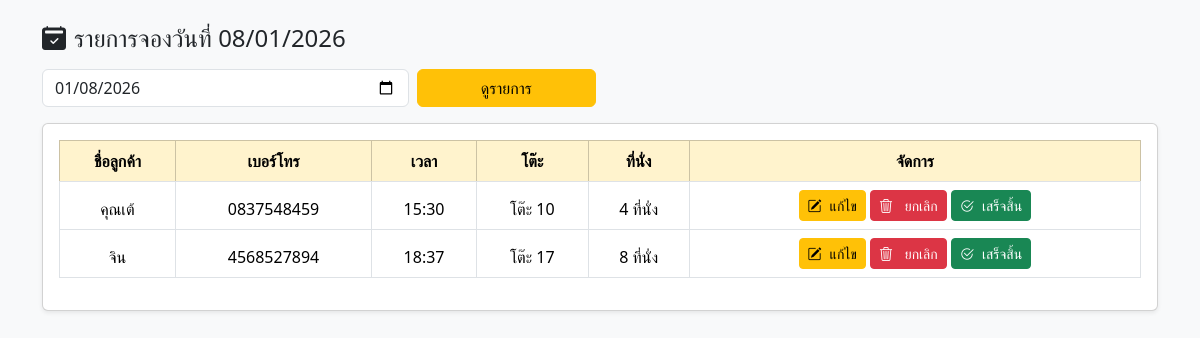
Page /storepage/lists.php?date=2026-01-08 on the committed database.
### tables this page shows
CREATE TABLE `reservations` (
  `id` int(11) NOT NULL,
  `customer_name` varchar(100) NOT NULL,
  `phone` varchar(20) DEFAULT NULL,
  `table_id` int(11) NOT NULL,
  `reservation_date` date NOT NULL,
  `reservation_time` time NOT NULL,
  `status` enum('confirmed','cancelled','completed') DEFAULT 'confirmed',
  `completed_at` datetime DEFAULT NULL,
  `created_by` int(11) DEFAULT NULL,
  `created_at` timestamp NOT NULL DEFAULT current_timestamp()
);

CREATE TABLE `tables` (
  `id` int(11) NOT NULL,
  `table_number` varchar(10) NOT NULL,
  `seat` int(11) NOT NULL,
  `position_x` int(11) NOT NULL,
  `position_y` int(11) NOT NULL,
  `status` enum('available','reserved','using') DEFAULT 'available'
);

### storepage/lists.php (the view, shortened to what this page needs)
<?php
require_once __DIR__ . "/../config/db.php";
$selected_date = $_GET['date'] ?? date('Y-m-d');
$sql = "
SELECT r.*, t.table_number, t.seat
FROM reservations r
JOIN tables t ON r.table_id = t.id
WHERE r.reservation_date = ?
AND r.status = 'confirmed'
ORDER BY r.reservation_time ASC
";
$stmt = $conn->prepare($sql);
$stmt->bind_param("s", $selected_date);
$stmt->execute();
$result = $stmt->get_result();
?>
<!DOCTYPE html>
<html lang="th">
<head>
<link rel="stylesheet" href="../bootstrap/css/bootstrap.min.css">
<link rel="stylesheet"
      href="https://cdn.jsdelivr.net/npm/bootstrap-icons/font/bootstrap-icons.css">
</head>
<body class="bg-light">
<div class="container my-4">
<h4 class="mb-3 text-dark">
<i class="bi bi-calendar2-check-fill me-2 "></i></i></i>รายการจองวันที่ <?= date('d/m/Y', strtotime($selected_date)); ?>
</h4>
<form method="get" class="row g-2 mb-3">
    <div class="col-md-4">
        <input type="date"
               name="date"
               value="<?= $selected_date; ?>"
               class="form-control">
    </div>
    <div class="col-md-2">
        <button class="btn btn-warning w-100">
            ดูรายการ
        </button>
    </div>
</form>
<div class="card shadow-sm">
<div class="card-body">
<?php if ($result->num_rows == 0): ?>
    <div class="alert alert-info text-center">
        ไม่มีรายการจองในวันที่เลือก
    </div>
<?php else: ?>
<table class="table table-bordered table-hover align-middle">
<thead class="table-warning text-center">
<tr>
    <th>ชื่อลูกค้า</th>
    <th>เบอร์โทร</th>
    <th>เวลา</th>
    <th>โต๊ะ</th>
    <th>ที่นั่ง</th>
    <th>จัดการ</th>
</tr>
</thead>
<tbody>
<?php while($row = $result->fetch_assoc()): ?>
<tr>
   <thead class="text-center">
    <td><?= htmlspecialchars($row['customer_name']); ?></td>
    <td><?= htmlspecialchars($row['phone']); ?></td>
    <td><?= substr($row['reservation_time'], 0, 5); ?></td>
     <td>โต๊ะ <?= $row['table_number']; ?></td>
     <td><?= $row['seat']; ?> ที่นั่ง</td>
    <td class="text-center">
<a href="store.php?link=edit_lists&id=<?= $row['id']; ?>"
   class="btn btn-sm btn-warning"><i class="bi bi-pencil-square me-2"></i>แก้ไข</a>
<a href="cancel_reservation.php?id=<?= $row['id']; ?>"
   class="btn btn-sm btn-danger"
   onclick="return confirm('ยืนยันยกเลิกการจองนี้?');">
   <i class="bi bi-trash3 me-2"></i> ยกเลิก
</a>
<?php if ($row['status'] == 'confirmed'): ?>
    <a href="complete_reservation.php?id=<?= $row['id']; ?>"
       class="btn btn-sm btn-success"
       onclick="return confirm('ยืนยันว่าใช้งานเสร็จแล้ว?');">
       <i class="bi bi-check2-circle me-2"></i>เสร็จสิ้น
    </a>
<?php endif; ?>
</td>
</tr>
<?php endwhile; ?>
</tbody>
</table>
<?php endif; ?>
</div>
</div>
</div>
</body>
</html>

### rows in the picture
reservations: customer_name "คุณเต้", phone "0837548459", reservation_time "15:30", table.table_number "10", table.seat "4"
reservations: customer_name "จิน", phone "4568527894", reservation_time "18:37", table.table_number "17", table.seat "8"
